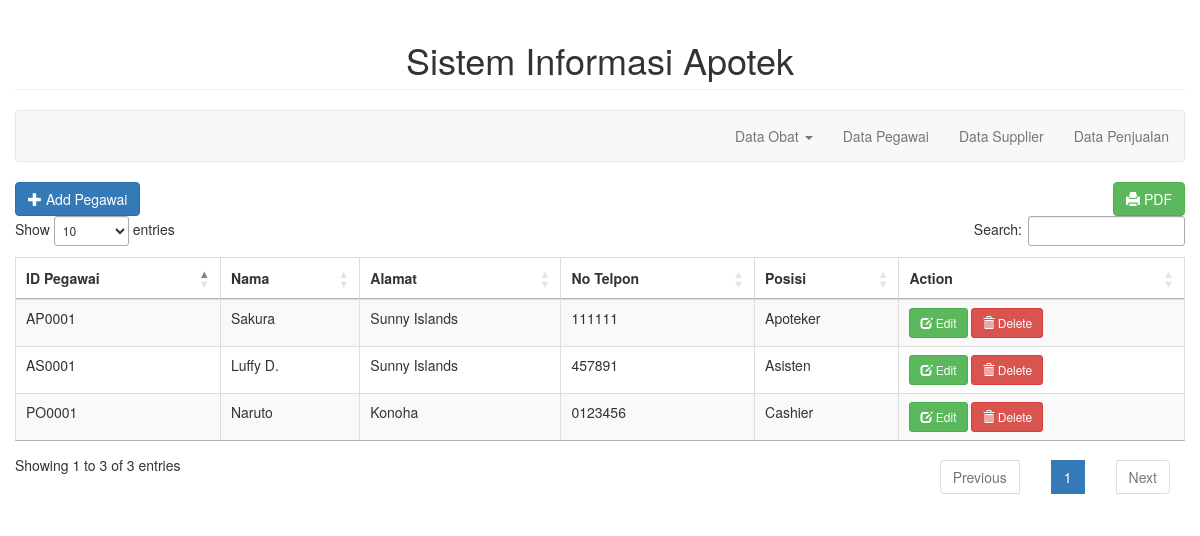
The page /index_pegawai.php on the database its author committed.
### tables this page shows
CREATE TABLE `pegawai` (
  `id_pegawai` varchar(6) NOT NULL,
  `nama` varchar(30) NOT NULL,
  `alamat` varchar(30) NOT NULL,
  `no_telpon` varchar(10) NOT NULL,
  `posisi` varchar(10) NOT NULL
);

### index_pegawai.php (the view, shortened to what this page needs)
<!DOCTYPE html>
<html>
<head>
  <link rel="stylesheet" type="text/css" href="bootstrap/css/bootstrap.min.css">
  <link rel="stylesheet" type="text/css" href="datatable/dataTable.bootstrap.min.css">
  <link rel="stylesheet" type="text/css" href="https://cdn.datatables.net/1.10.19/css/jquery.dataTables.min.css">
  <link rel="stylesheet" type="text/css" href="css/custom.css">
</head>
<body>
<div class="container-fluid">
  <h1 class="page-header text-center">Sistem Informasi Apotek</h1>
      <nav class="navbar navbar-default">
    <div class="container-fluid">
      <ul class="nav navbar-nav navbar-right">
        <li class="dropdown"><a class="dropdown-toggle" data-toggle="dropdown"> Data Obat <span class="caret"></span></a>
        </li>
        <li><a href="index_pegawai.php">Data Pegawai</a></li>
        <li><a href="index_supplier.php">Data Supplier</a></li>
        <li><a href="index_penjualan.php">Data Penjualan</a> </li>
      </ul>
    </div>
  </nav>
      <div class="container-fluid">
      <div class="row">
        <a href="#addnew" data-toggle="modal" class="btn btn-primary"><span class="glyphicon glyphicon-plus"></span> Add Pegawai</a>
        <a href="pegawai_pdf.php" class="btn btn-success pull-right"><span class="glyphicon glyphicon-print"></span> PDF</a>
      </div>
    </div>
      <div class="container-fluid">
      <div class="row">
        <table id="myTable" class="table table-bordered table-striped">
          <thead>
            <th>ID Pegawai</th>
            <th>Nama</th>
            <th>Alamat</th>
           <th>No Telpon</th>
             <th>Posisi</th>
            <th>Action</th>
          </thead>
          <tbody>
            <?php
              include_once('connection.php');
              $sql = "SELECT * FROM pegawai";
               $query = mysqli_query($conn, $sql);
              while($row = mysqli_fetch_assoc($query)){
                echo
                "<tr>
                  <td>".$row['id_pegawai']."</td>
                  <td>".$row['nama']."</td>
                  <td>".$row['alamat']."</td>
                  <td>".$row['no_telpon']."</td>
                  <td>".$row['posisi']."</td>
                  <td>
                    <a href='#edit_".$row['id_pegawai']."' class='btn btn-success btn-sm' data-toggle='modal'><span class='glyphicon glyphicon-edit'></span> Edit</a>
                  <a href='#delete_".$row['id_pegawai']."' class='btn btn-danger btn-sm' data-toggle='modal'><span class='glyphicon glyphicon-trash'></span> Delete</a>
                  </td>
                </tr>";
              }
            ?>
          </tbody>
        </table>
      </div>
    </div>
  </div>
</body>
</html>

### rows shown on the page
pegawai: id_pegawai "AP0001", nama "Sakura", alamat "Sunny Islands", no_telpon "111111", posisi "Apoteker"
pegawai: id_pegawai "AS0001", nama "Luffy D.", alamat "Sunny Islands", no_telpon "457891", posisi "Asisten"
pegawai: id_pegawai "PO0001", nama "Naruto", alamat "Konoha", no_telpon "0123456", posisi "Cashier"
